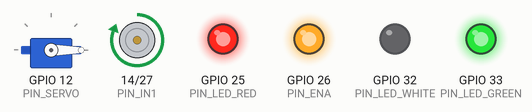
The program below on a simulated ESP32. On the bench: servo, motor-driver pin pairs drawn as motors (green arrow = first pin HIGH = forward, orange = second pin HIGH = backward, longer = more drive), output pins drawn as LEDs (lit = HIGH).

Above: at 0.1 s.
At 30.1 s:
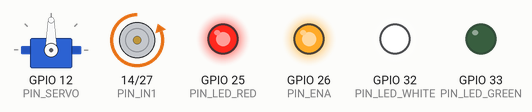
At 32.1 s:
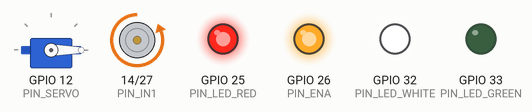
Timing chart, 0 to 33.6 s (numbered marks = the images above):
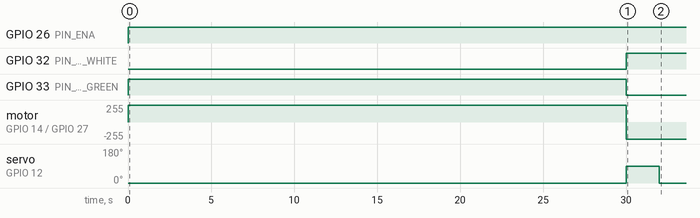

Measured:
- by itself, GPIO 26 (PIN_ENA): LOW → HIGH at 0.00 s
- by itself, GPIO 32 (PIN_LED_WHITE): LOW → HIGH at 30.0 s
- by itself, GPIO 33 (PIN_LED_GREEN): LOW → HIGH at 0.00 s, → LOW 30.0 s later
- by itself, motor on GPIO 14 (PIN_IN1) / GPIO 27 (PIN_IN2): stopped → forward 255/255 at 0.00 s, → backward 255/255 30.0 s later
- by itself, servo on GPIO 12 (PIN_SERVO): 0° → 90° at 30.0 s, → 0° 2.0 s later

The program:

main.cpp
```cpp
#include <Arduino.h>
#include <ESP32Servo.h>

// Pin assignments
const int PIN_IN1      = 14;
const int PIN_IN2      = 27;
const int PIN_ENA      = 26;
const int PIN_SERVO    = 12;
const int PIN_LED_RED  = 25;
const int PIN_LED_WHITE= 32;
const int PIN_LED_GREEN= 33;

// Timing (milliseconds)
const unsigned long FORWARD_TIME   = 30000;  // 30 s
const unsigned long BACKWARD_TIME  = 30000;  // 30 s
const unsigned long SERVO_HOLD_TIME= 2000;   // 2 s at 90°

// Motor speed (0–255 for analogWrite-style PWM)
const int MOTOR_SPEED = 255;  // full speed

Servo legServo;

void stopMotor() {
  analogWrite(PIN_ENA, 0);
  digitalWrite(PIN_IN1, LOW);
  digitalWrite(PIN_IN2, LOW);
}

void driveForward() {
  digitalWrite(PIN_IN1, HIGH);
  digitalWrite(PIN_IN2, LOW);
  analogWrite(PIN_ENA, MOTOR_SPEED);
}

void driveBackward() {
  digitalWrite(PIN_IN1, LOW);
  digitalWrite(PIN_IN2, HIGH);
  analogWrite(PIN_ENA, MOTOR_SPEED);
}

void setServoAngle(int angle) {
  legServo.write(angle);
}

void setLeds(bool red, bool green, bool white) {
  digitalWrite(PIN_LED_RED,   red   ? HIGH : LOW);
  digitalWrite(PIN_LED_GREEN, green ? HIGH : LOW);
  digitalWrite(PIN_LED_WHITE, white ? HIGH : LOW);
}

void setup() {
  // Motor pins
  pinMode(PIN_IN1, OUTPUT);
  pinMode(PIN_IN2, OUTPUT);
  pinMode(PIN_ENA, OUTPUT);

  // LED pins
  pinMode(PIN_LED_RED, OUTPUT);
  pinMode(PIN_LED_GREEN, OUTPUT);
  pinMode(PIN_LED_WHITE, OUTPUT);

  // Power LED always on
  digitalWrite(PIN_LED_RED, HIGH);

  // Servo attach
  legServo.attach(PIN_SERVO);
  setServoAngle(0);  // default position

  stopMotor();
}

void loop() {
  // FORWARD PHASE: 30 seconds
  setLeds(true, true, false);  // Red + Green (power + forward)
  setServoAngle(0);            // ensure servo at 0°
  driveForward();
  delay(FORWARD_TIME);

  stopMotor();

  // BACKWARD PHASE: 30 seconds
  setLeds(true, false, true);  // Red + White (power + backward)
  driveBackward();

  // Servo to 90° for 2 seconds, then back to 0°
  setServoAngle(90);
  delay(SERVO_HOLD_TIME);
  setServoAngle(0);  // return to default while still moving backward

  // Continue backward motion for remaining time
  delay(BACKWARD_TIME - SERVO_HOLD_TIME);

  stopMotor();

  // Loop repeats: forward 30 s, backward 30 s, etc.
}
```
